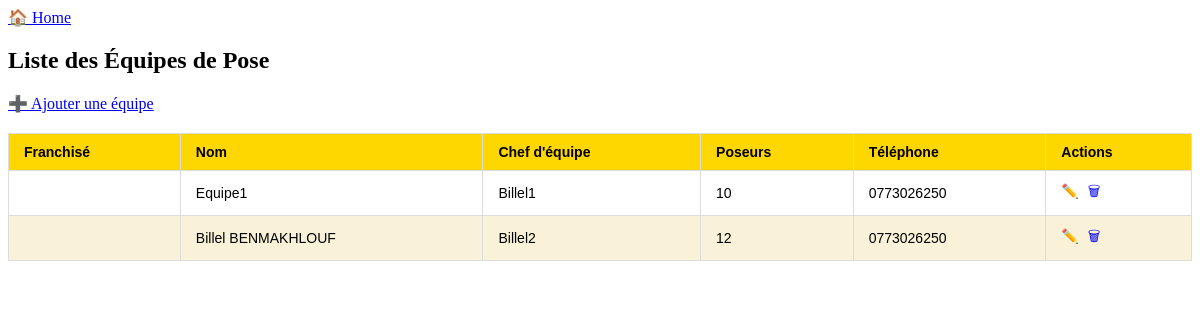
The app's page /equipes/ (signed in) with its own data.
### equipes/models.py (models this page shows, shortened)
class Equipes(models.Model):
    franchise = models.CharField(
        max_length=100,
        choices=FRANCHISES,
        default='Trari'
    )
    nom = models.CharField(max_length=100)
    chef_equipe = models.CharField(max_length=100)
    nombre_poseurs = models.PositiveIntegerField()
    telephone = models.CharField(max_length=20, blank=True, null=True)

### equipes/views.py (the view)
# urls.py: path('', views.liste_equipes, name='liste_equipes'),
@login_required
def liste_equipes(request):
    equipes = Equipes.objects.all()
    return render(request, 'equipes/liste_equipes.html', {'equipes': equipes})

### equipes/templates/equipes/liste_equipes.html (shortened to what this page needs)
{% block content %}
<div class="container mt-4">
    <a href="{% url 'dashboard' %}" class="btn btn-secondary mb-3">🏠 Home</a>
    <h2 class="mb-3">Liste des Équipes de Pose</h2>
    <a href="{% url 'ajouter_equipe' %}" class="btn btn-success mb-4">➕ Ajouter une équipe</a>
    <table class="styled-table">
        <thead>
            <tr>
                <th>Franchisé</th>
                <th>Nom</th>
                <th>Chef d'équipe</th>
                <th>Poseurs</th>
                <th>Téléphone</th>
                <th>Actions</th>
            </tr>
        </thead>
        <tbody>
            {% for equipe in equipes %}
            <tr>
                <td>{{ equipe.franchise.nom }}</td>
                <td>{{ equipe.nom }}</td>
                <td>{{ equipe.chef_equipe|default:"-" }}</td>
                <td>{{ equipe.nombre_poseurs }}</td>
                <td>{{ equipe.telephone|default:"-" }}</td>
                <td>
                    <a href="{% url 'modifier_equipe' equipe.id %}" class="btn btn-sm btn-primary">✏️</a>
                    <a href="{% url 'supprimer_equipe' equipe.id %}" class="btn btn-sm btn-danger" onclick="return confirm('Supprimer cette équipe ?')">🗑</a>
                </td>
            </tr>
            {% empty %}
            <tr>
                <td colspan="6" class="text-center">Aucune équipe trouvée.</td>
            </tr>
            {% endfor %}
        </tbody>
    </table>
</div>
{% endblock %}

### equipes/templates/equipes/liste_equipes.html (style rules this page uses)
.styled-table { width: 100%; border-collapse: collapse; font-family: Arial, sans-serif; font-size: 14px; }
.styled-table thead tr { background-color: #FFD700; color: #000000; text-align: left; }
.styled-table th, .styled-table td { padding: 10px 15px; border: 1px solid #ddd; }
.styled-table tbody tr:nth-child(even) { background-color: #f9f2d9; }
.styled-table tbody td a { margin-right: 5px; text-decoration: none; }

### records on screen
Equipes: nom "Equipe1", chef_equipe "Billel1", nombre_poseurs "10", telephone "0773026250"
Equipes: nom "Billel BENMAKHLOUF", chef_equipe "Billel2", nombre_poseurs "12", telephone "0773026250"
